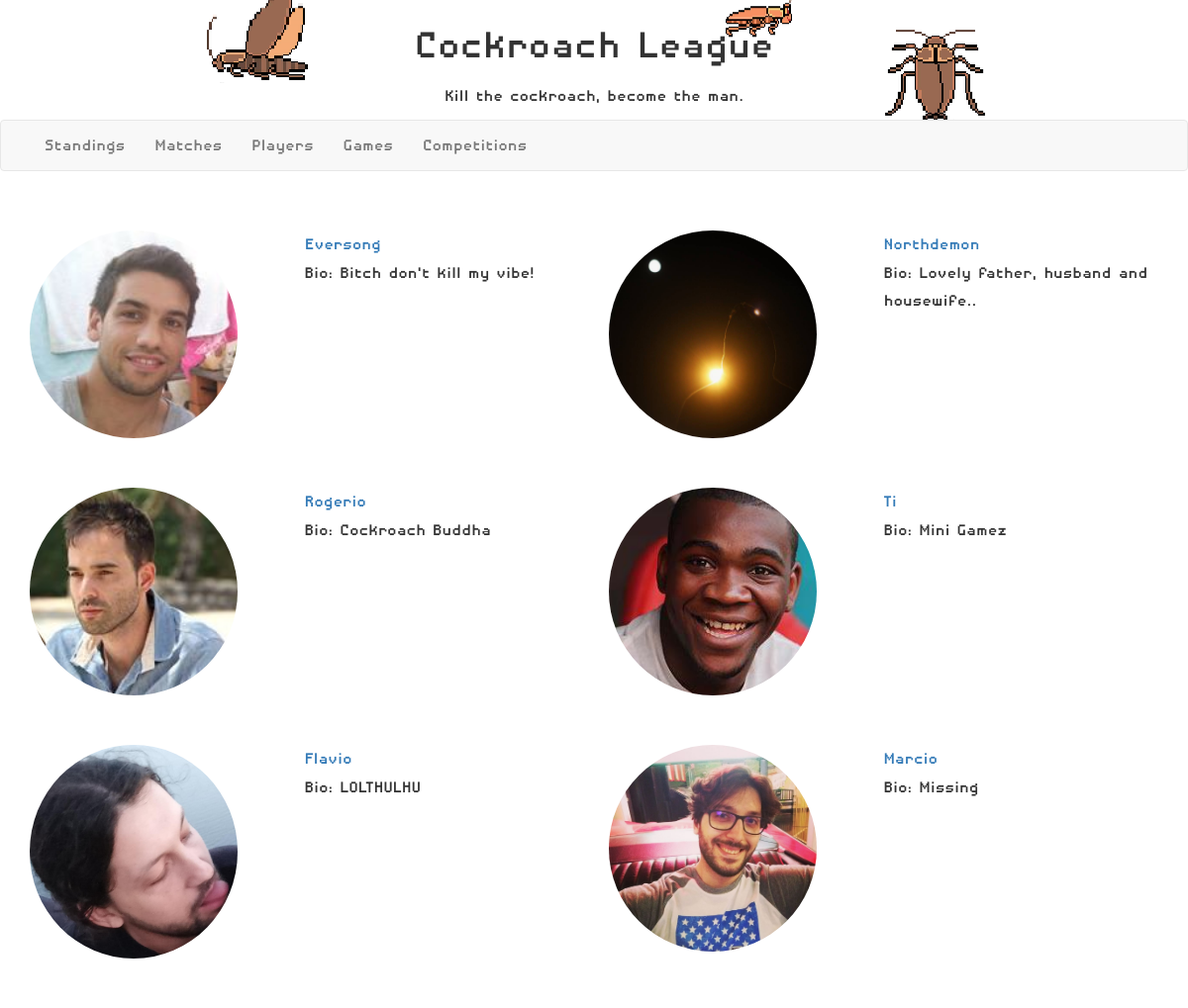
/rankings/players, run on an earlier commit of the app's database.
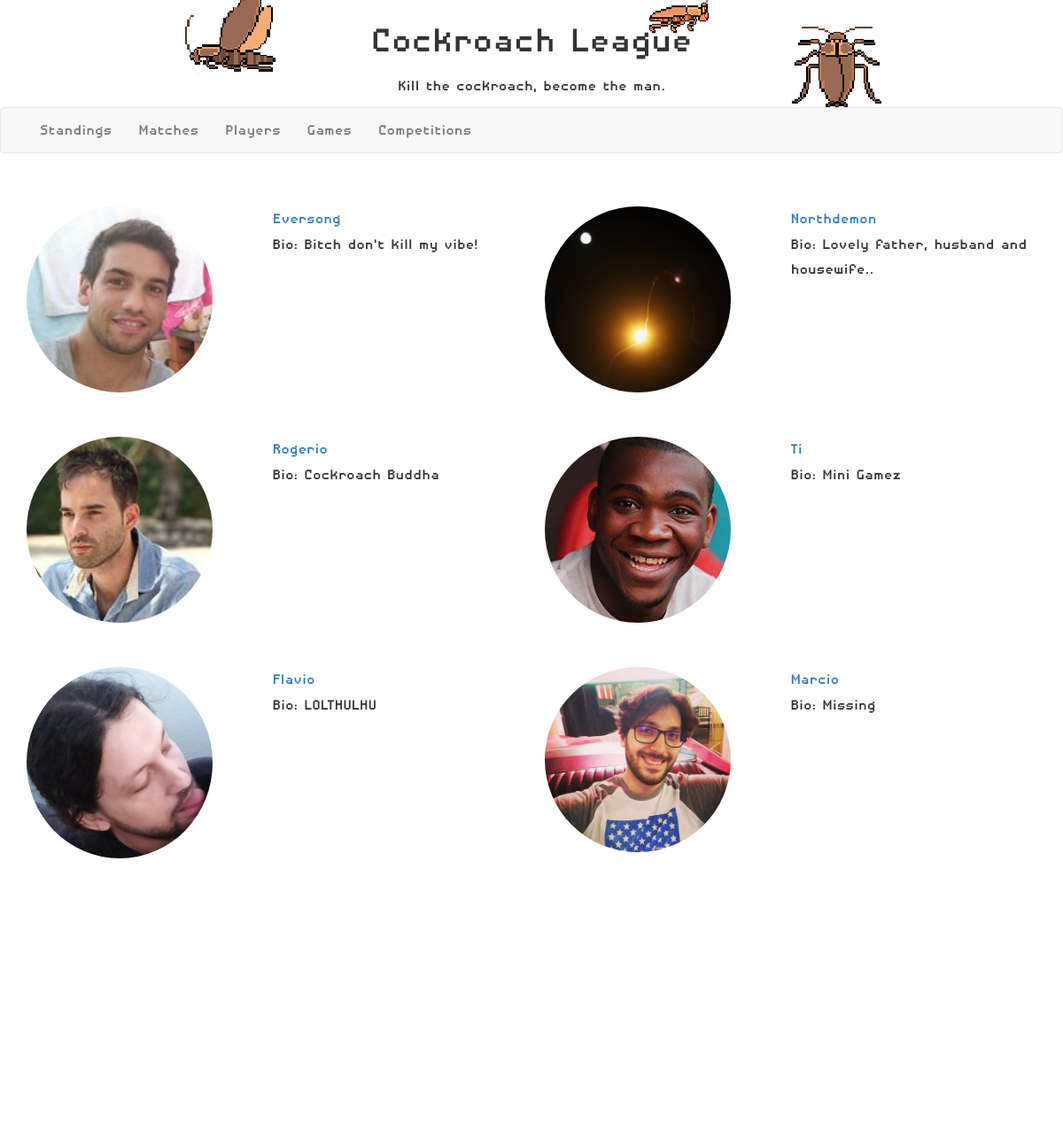
And on a later commit of the database.
### rankings/models.py (models this page shows, shortened)
class Player(models.Model):
    player_nickname = models.CharField(max_length=15, primary_key=True, null=False)
    player_first_name = models.CharField(max_length=15, null=False)
    player_last_name = models.CharField(max_length=15, null=False)
    player_photo = models.ImageField()
    player_bio = models.TextField(null=True, blank=True)

### rankings/views.py (the view)
# urls.py: path('players', views.players, name='players'),
def players(request):
    players = Player.objects.filter()
    players_rows = split_list_columns(players, 2)
    context = {
        'players': players_rows,
    }
    return render(request, 'players.html', context=context)

### rankings/views.py (called while the page is built)
def split_list_columns(l, num_column):
    l_rows = []
    row = []
    elem_count = 0
    for e in l:
        if elem_count < num_column:
            row.append(e)
            elem_count += 1
        else:
            l_rows.append(row)
            row = [e]
            elem_count = 1
    l_rows.append(row)
    return l_rows

### templates/players.html
{% extends "base_generic.html" %}
{% block content %}
    <div class="container" style="margin-top: 5%">
    {% for players_row in players %}
        <div class="row" style="margin-bottom: 25px">
        {% for player in players_row %}
            <div class="col-md-6 col-xs-12">
                <div class="row" style="margin-bottom: 25px">
                    <div class="col-md-6 col-xs-6">
                        <img class="img img-circle" src="{{ MEDIA_URL }}{{ player.player_photo.url }}">
                    </div>
                    <div class="col-md-6 col-xs-6">
                        <div class="row">
                            <a href="{% url 'player' player.player_nickname  %}">{{ player.player_nickname }}</a>
                        </div>
                        <div class="row">
                            Bio: {{ player.player_bio }}
                        </div>
                    </div>
                </div>
            </div>
        {% endfor %}
        </div>
    {% endfor %}
    </div>
{% endblock %}

What changed in the data, as far as the page shows it:
added Player: player_photo (picture)
